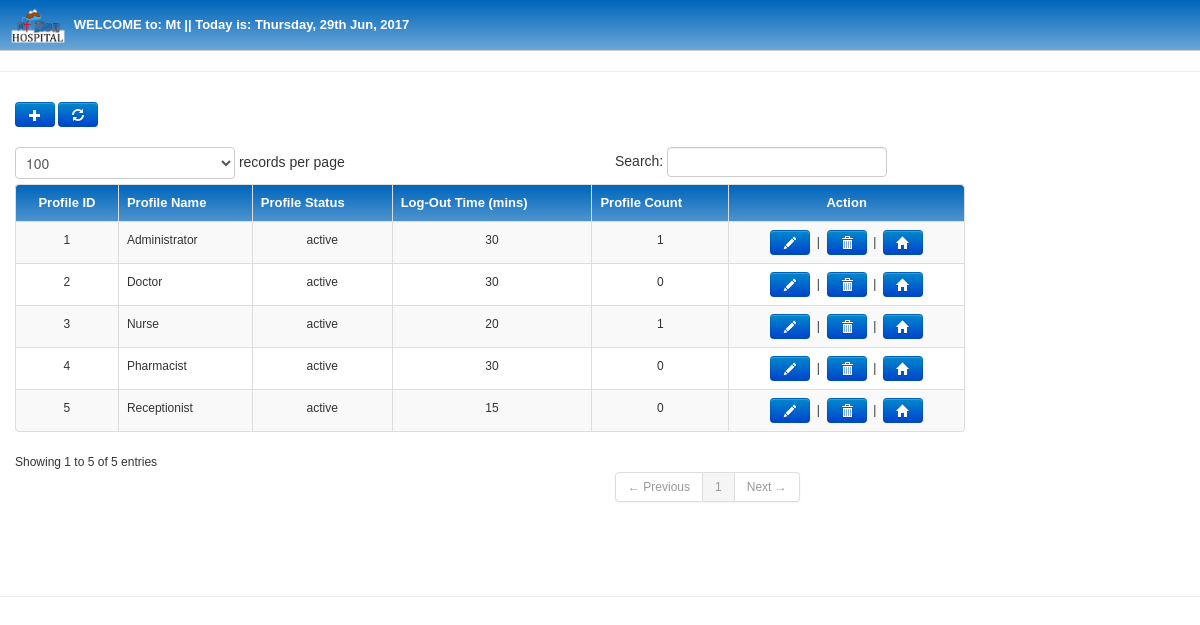
The page /st/adms.php (signed in) on the database its author committed.
### tables this page shows
CREATE TABLE `s_profile` (
  `p_id` int(11) NOT NULL auto_increment COMMENT 'profile id',
  `p_name` varchar(30) NOT NULL COMMENT 'profile name',
  `inputter` varchar(20) NOT NULL,
  `status` char(7) NOT NULL,
  `logtime` varchar(20) NOT NULL COMMENT 'logout time in millisecounds',
  PRIMARY KEY  (`p_id`),
  UNIQUE KEY `p_name` (`p_name`)
);

### st/adms.php (the view, shortened to what this page needs)
<!DOCTYPE html PUBLIC "-//W3C//DTD XHTML 1.0 Transitional//EN" "http://www.w3.org/TR/xhtml1/DTD/xhtml1-transitional.dtd">
<html xmlns="http://www.w3.org/1999/xhtml">
<head><meta http-equiv="Content-Type" content="text/html; charset=utf-8" />
<link href="../css/jquery-ui-1.10.0.custom.css" rel="stylesheet" type="text/css" />
<link rel="stylesheet" href="../css/bootstrap.css" type="text/css" />
<link rel="stylesheet" href="../css/bootstrap-responsive.css" type="text/css"/>
<link rel="stylesheet" href="../css/jquery.qtip.min.css" type="text/css"/>
<link rel="stylesheet" href="../lib/screen.css" type="text/css" />
</head>
<body style="background: white;" onload="StartTimers();" onmousemove="ResetTimers();" onmousedown="disablecopy();" oncontextmenu="return false" oncopy="return false" onpaste="return false" oncut="return false">
<form action="adms" method="post">
<h2 id="banner"><div style="width: auto; float: left;"><img src="../images/mt.png" style="width: 10%; height: 8%;"/>
WELCOME to: <?php echo $_SESSION['app']; ?> </div>
	<div style="float: right; width: 15%;"></div>	<br /> </h2><hr />
<div class="modal-header">
<a id="add_pro" class="btn btn-primary" title=" add new profile" href="#"><i class='icon-white icon-plus'></i></a>
<button id="refresh" class="btn btn-primary" title="refresh form"><i class='icon-white icon-refresh'></i></button>
<br />
<br />
<?php
$mydata = mysql_query("SELECT b.p_id,b.p_name,b.status,b.logtime,
 (select count(a.p_id) from s_users a where a.p_id=b.p_id and a.p_id>0) from s_profile b
	 where b.p_id>0 order by p_name") or die(mysql_error());
?> <div style="height:440px; overflow: scroll;">
 <table style="width: 950px; cursor: pointer;" cellpadding="0" cellspacing="0" border="0"
 class="table table-striped table-bordered" id="example" style="font-family: monospace; font-size: large;">
		<thead id="banner" style="cursor: pointer;">
        <tr>
				<th style="text-align:center;">Profile ID</th>
                <th>Profile Name</th>
				<th>Profile Status</th><th>Log-Out Time (mins)</th>
				<th title="number of users with that profile">Profile Count</th>
                <th style="text-align:center; width: auto;">Action</th>
            </tr></thead>
           <tbody>
<?php
			while($record = mysql_fetch_array($mydata)) {
			 $id=$record[0]; ?>
            <tr class='user' id='<?php echo $record[0]; ?>'>
                <td class="pid" style="text-align:center;"><?php echo $record[0] ?></td>
                <td class="pname"><?php echo $record[1] ?></td>
				<td class="status" style="text-align: center;"><?php echo $record[2] ?></td>
				<td class="logout" style="text-align: center;"><?php echo $record[3]/60000; ?></td>
				<td class="usercount" style="text-align: center;"><?php echo $record[4] ?></td>
                <td style='text-align:center; width: auto;'>
    <a class="edit btn btn-primary" title='edit <?php echo $record[1]; ?> profile menu...' href="#" ><i class='icon-white icon-pencil'></i></a>
                    &nbsp;|&nbsp;
   <a class="delete btn btn-primary" title='delete <?php echo $record[1]; ?> profile menu...' href='#'><i class='icon-white icon-trash'></i></a>
				    &nbsp;|&nbsp;
                <a class="assign btn btn-primary" title='assign menus to <?php echo $record[1]; ?> profile menu...'
href="javascript:nw('edit?pid=<?php echo $record[0]; ?>');"><i class='icon-white icon-home'></i></a>
                </td>
            </tr>
<?php
       	 	}
?>  </tbody>
		</table></div>
</div>
</form>
</body>
</html>

### rows shown on the page
s_profile: p_id "1", p_name "Administrator", status "active", $record[3]/60000 "30", record "1"
s_profile: p_id "2", p_name "Doctor", status "active", $record[3]/60000 "30", record "0"
s_profile: p_id "3", p_name "Nurse", status "active", $record[3]/60000 "20", record "1"
s_profile: p_id "4", p_name "Pharmacist", status "active", $record[3]/60000 "30", record "0"
s_profile: p_id "5", p_name "Receptionist", status "active", $record[3]/60000 "15", record "0"

### other values the page prints
$_SESSION['app'] "Mt || Today is: Thursday, 29th Jun, 2017"
